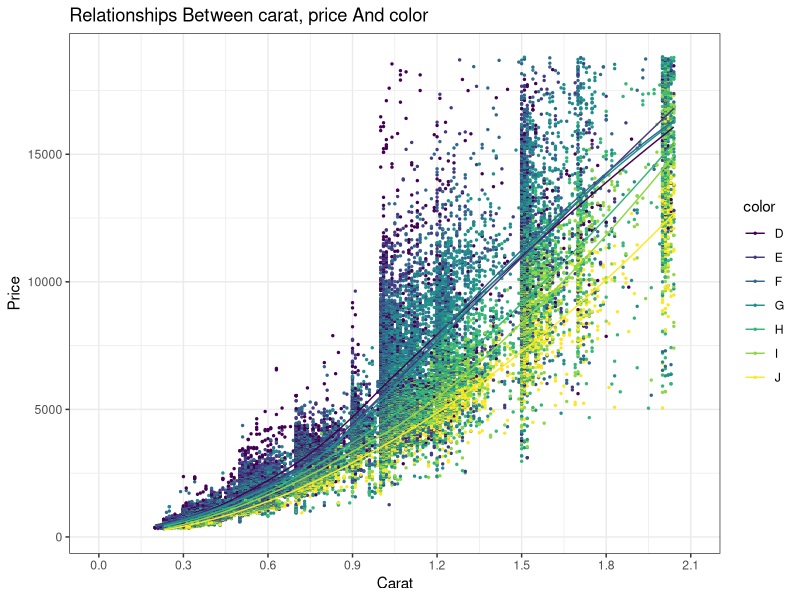
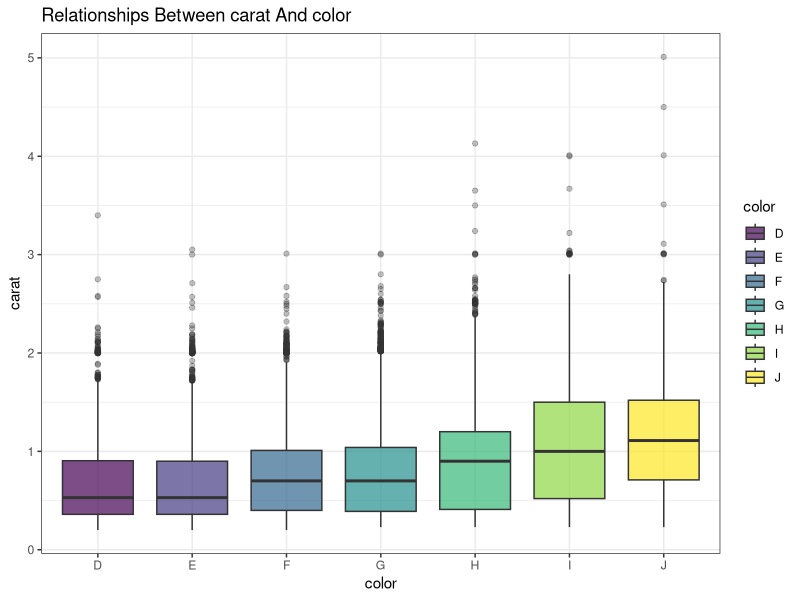
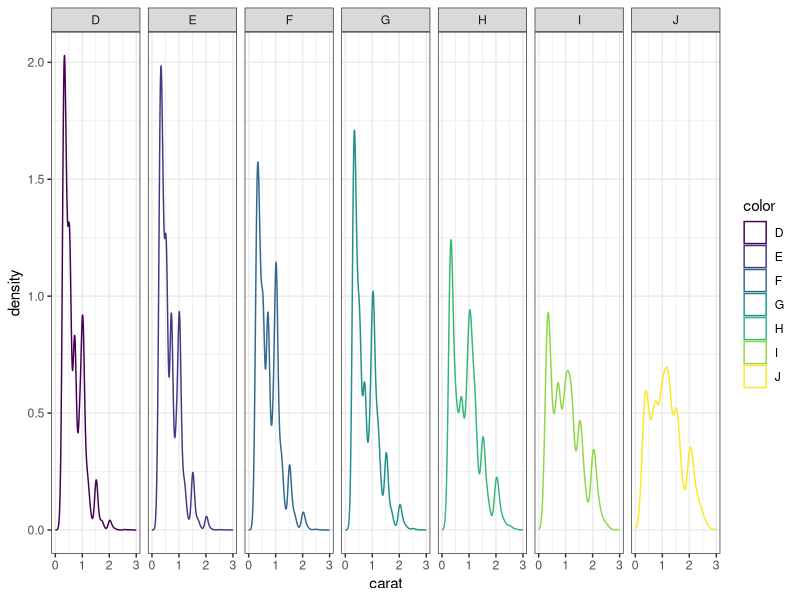
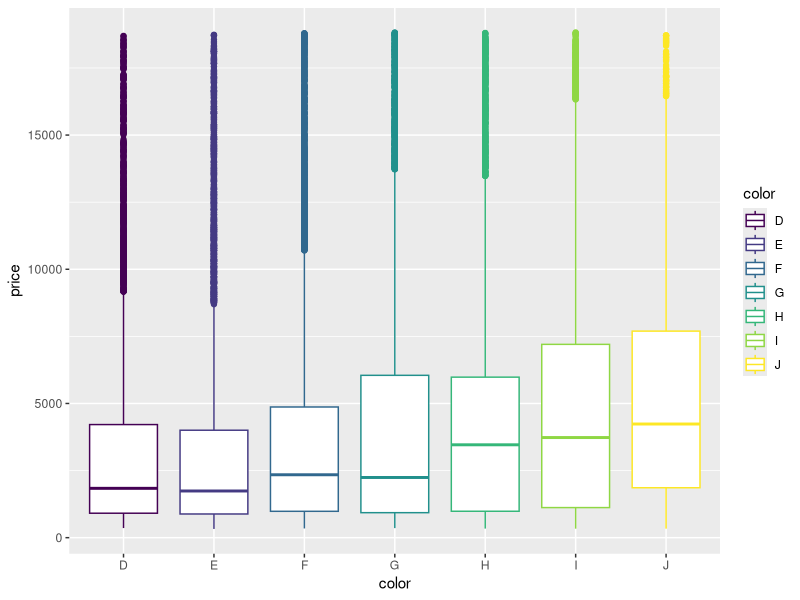
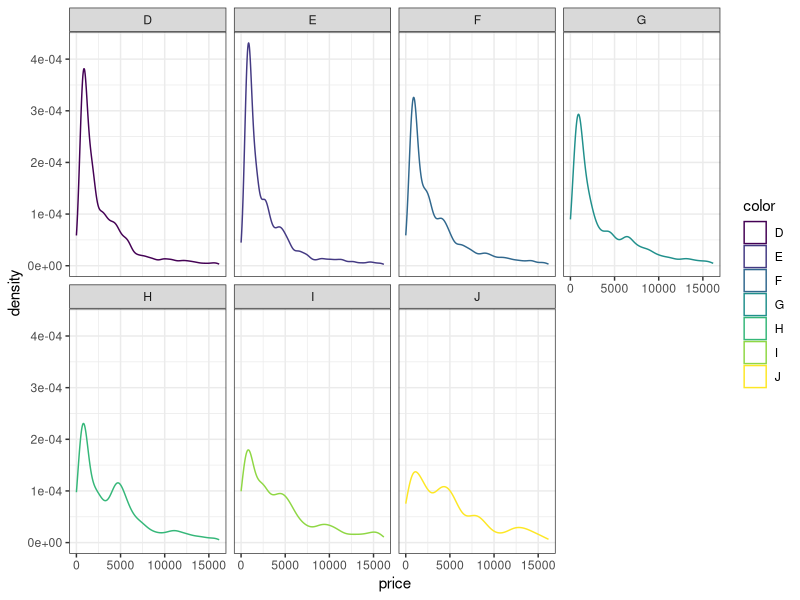
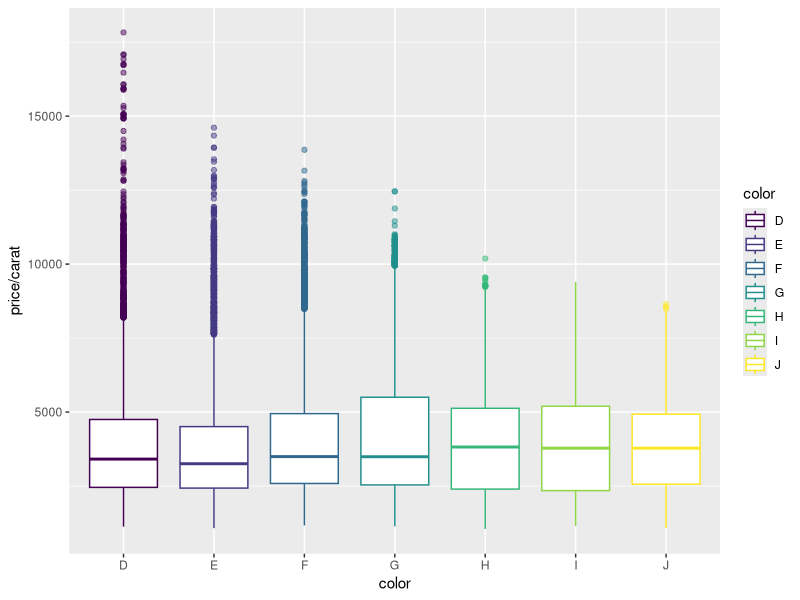
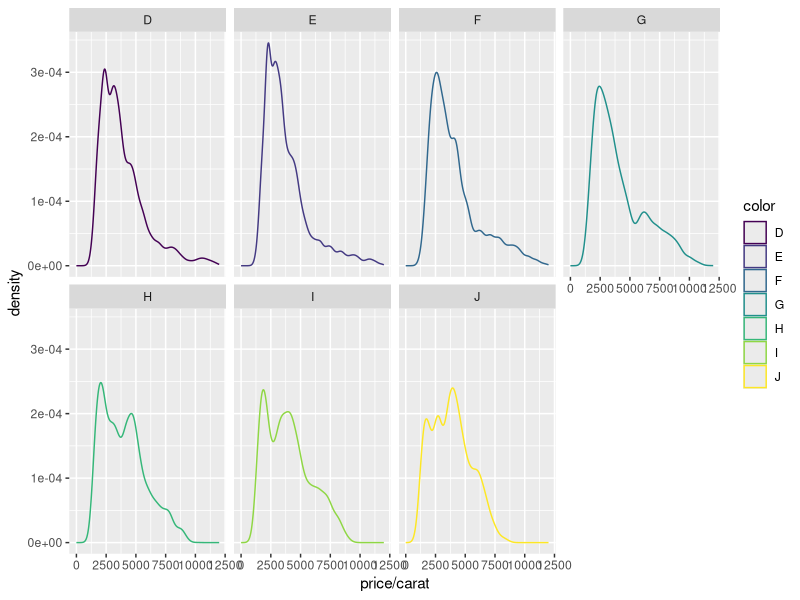

Here is the R script that generated these plots, in order:
## ---- chunk 1
knitr::opts_chunk$set(echo = TRUE)
## ---- chunk 2
library(ggplot2)
library(dplyr)

## ---- chunk 3
glimpse(diamonds)
## ---- chunk 4
summary(diamonds$carat)
quantile(diamonds$carat, 0.98)
## ---- chunk 5
mydiamonds <- diamonds[which(diamonds$carat<=2.04),]
## ---- chunk 6
ggplot(mydiamonds, aes(x=carat, y=price, color=color)) +
  theme(legend.position = 'right') +
  geom_point(size=0.5) +
  geom_smooth(method='loess', se=FALSE, fill=NA, size=0.5) +
  scale_x_continuous(name="Carat", limits=c(0,2.1), breaks=seq(0,2.1,0.3)) +
  scale_y_continuous(name="Price") +
  ggtitle("Relationships Between carat, price And color") +
  theme_bw()
  
## ---- chunk 7
ggplot(diamonds, aes(x=color, y=carat)) +
  theme(legend.text=element_text(size=3)) +
  geom_boxplot(aes(fill=color), alpha=0.7, outlier.alpha=0.3) +
  ggtitle("Relationships Between carat And color") +
  theme_bw()
## ---- chunk 8
ggplot(diamonds, aes(x=carat, color=color)) +
  geom_density() +
  scale_x_continuous(limits = c(0, 3)) +
  facet_wrap(~color, ncol=10) +
  theme_bw()

## ---- chunk 9
ggplot(diamonds, aes(x=color, y=price)) +
  geom_boxplot(aes(color=color))
## ---- chunk 10
ggplot(diamonds, aes(x=price)) +
  geom_density(aes(color=color)) +
  scale_x_continuous(limits = c(0, quantile(diamonds$price, 0.98))) +
  facet_wrap(~color, nrow = 2) +
  theme_bw()
## ---- chunk 11
ggplot(diamonds, aes(x=color, y=price/carat)) +
  geom_boxplot(aes(color=color), outlier.alpha = 0.5)
## ---- chunk 12
ggplot(diamonds, aes(x=price/carat)) +
  geom_density(aes(color=color)) +
  scale_x_continuous(limits = c(0,12000)) +
  facet_wrap(~color, nrow=2)
